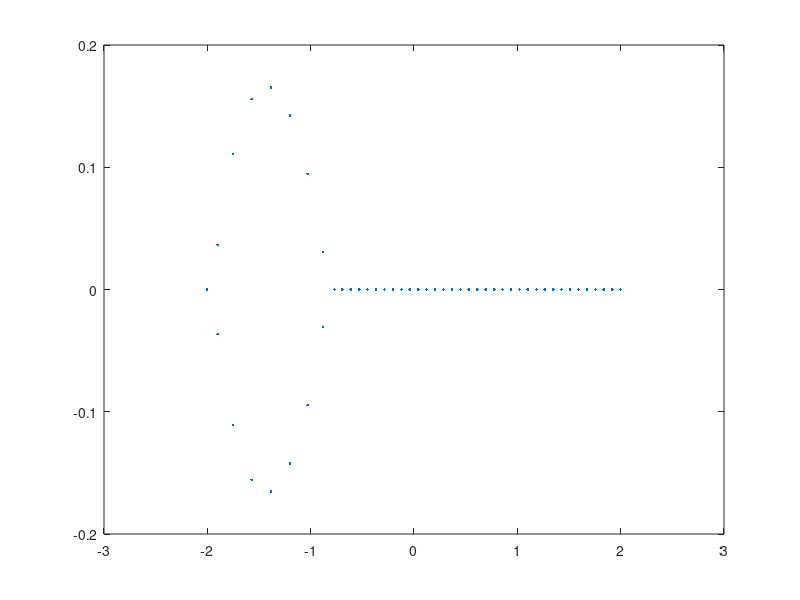

This chart was generated by the following MATLAB code:
% Generate n equally spaced points r1, r2, ..., rn on the interval [−2, 2] in Matlab with the command linspace. 
% Find the polynomial p(z) = c_{0} + c_{1}z + · · · c_{n−1}z^{n−1} + z^n with r_{1}, r_{2}, ..., r_{n} as its roots by the Matlab command poly.
   
n=50; 
r = linspace(-2,2,n);  %generate n numbers  interval [−2, 2]
p = poly(r) 
A=compan(p)
r_compare =transpose(r)
e = eig(A)
eQi= zeros(n,n,100)
for i = 1:100;
   B = A+eQi(:,:,i);
end

e = eig(B)
condition=cond(A)
plot(e, '.')
